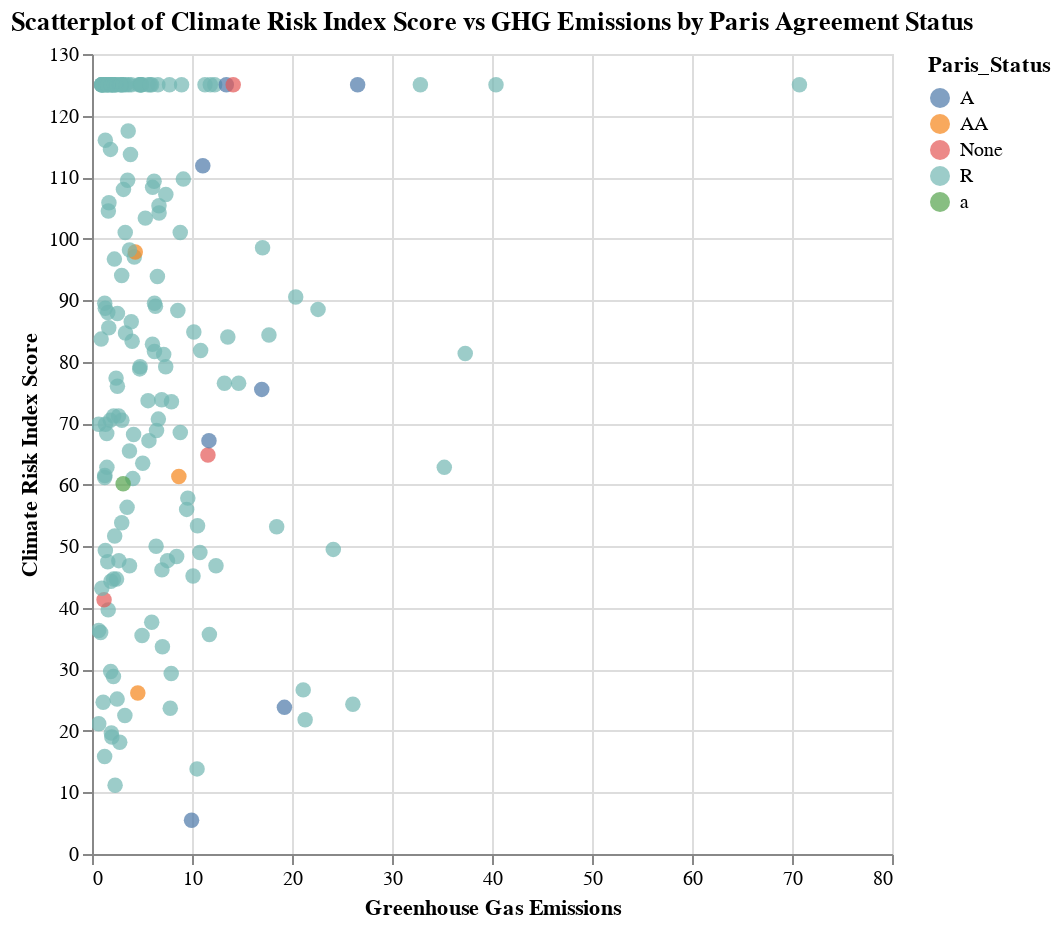

Notebook source saved alongside this figure:
### Code cell
dot_chart = alt.Chart(simplified_data2).mark_circle(size = 60).encode(
    alt.X("GHG_Emissions", title = "Greenhouse Gas Emissions"),
    alt.Y("CRI_SCORE", title = "Climate Risk Index Score"),
    alt.Color("Paris_Status"),
    tooltip = [
        alt.Tooltip('Country_Name', title = "Country"),
        alt.Tooltip('GHG_Emissions',  title = "GHG Emissions"),
        alt.Tooltip('CRI_SCORE', title = "Climate Risk Score")]
).properties(
    width = 400,
    height = 400,
    title = "Scatterplot of Climate Risk Index Score vs GHG Emissions by Paris Agreement Status"
).interactive()

dot_chart

### Figure 1 — Vega-Lite specification as saved in the notebook (floating-point values rounded to 4 significant figures; data arrays with more than 128 entries replaced by an {"elided": "..."} marker saying what was removed)
{"config": {"view": {"continuousWidth": 300, "continuousHeight": 300}}, "data": {"name": "data-05460a8de04e125eb15aa53553f867b2"}, "mark": {"type": "circle", "size": 60}, "encoding": {"color": {"field": "Paris_Status", "type": "nominal"}, "tooltip": [{"field": "Country_Name", "title": "Country", "type": "nominal"}, {"field": "GHG_Emissions", "title": "GHG Emissions", "type": "quantitative"}, {"field": "CRI_SCORE", "title": "Climate Risk Score", "type": "quantitative"}], "x": {"field": "GHG_Emissions", "title": "Greenhouse Gas Emissions", "type": "quantitative"}, "y": {"field": "CRI_SCORE", "title": "Climate Risk Index Score", "type": "quantitative"}}, "height": 400, "params": [{"name": "param_1", "select": {"type": "interval", "encodings": ["x", "y"]}, "bind": "scales"}], "title": "Scatterplot of Climate Risk Index Score vs GHG Emissions by Paris Agreement Status", "width": 400, "$schema": "https://vega.github.io/schema/vega-lite/v5.16.3.json", "datasets": {"data-05460a8de04e125eb15aa53553f867b2": {"elided": "177 records"}}}
